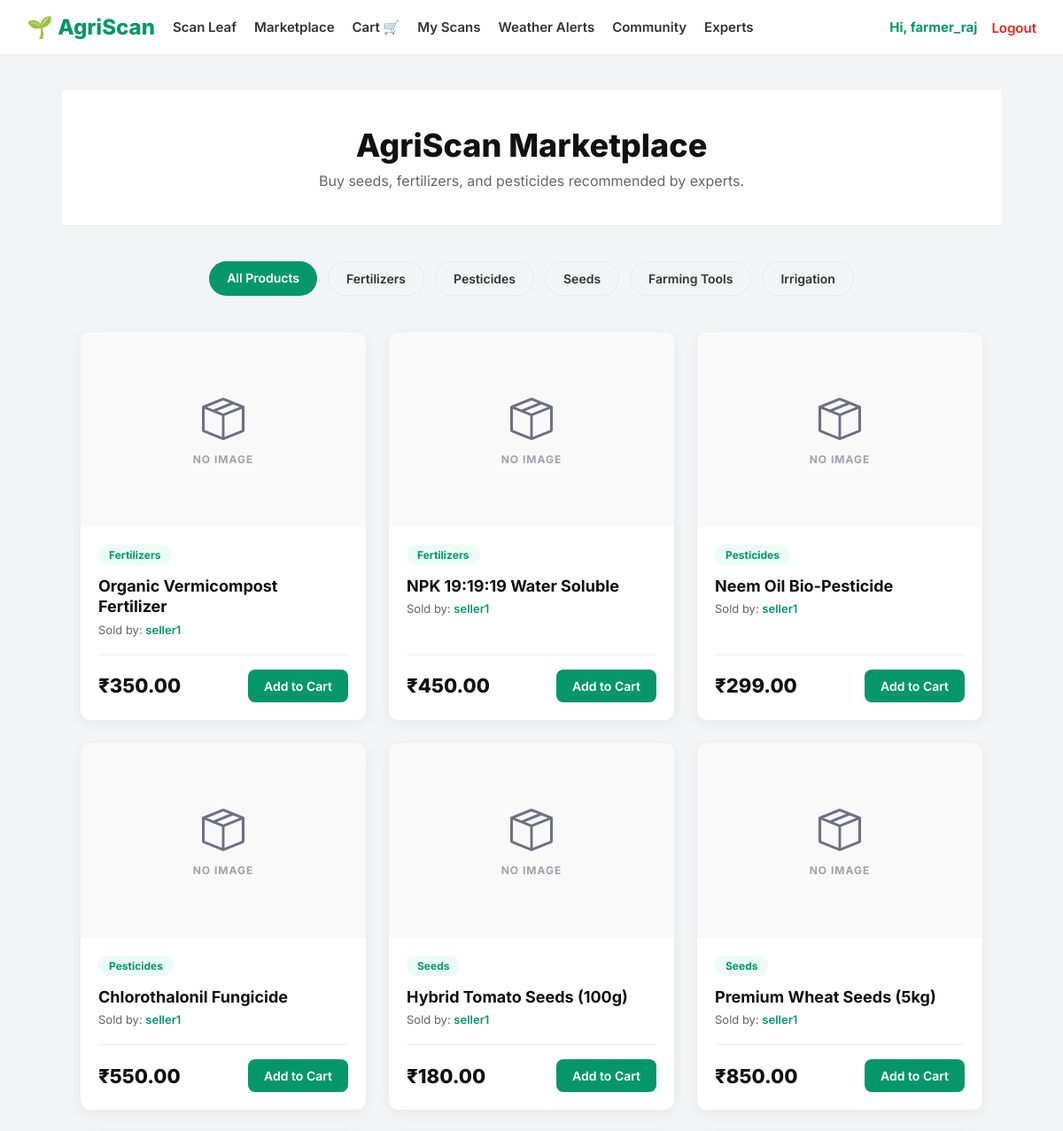
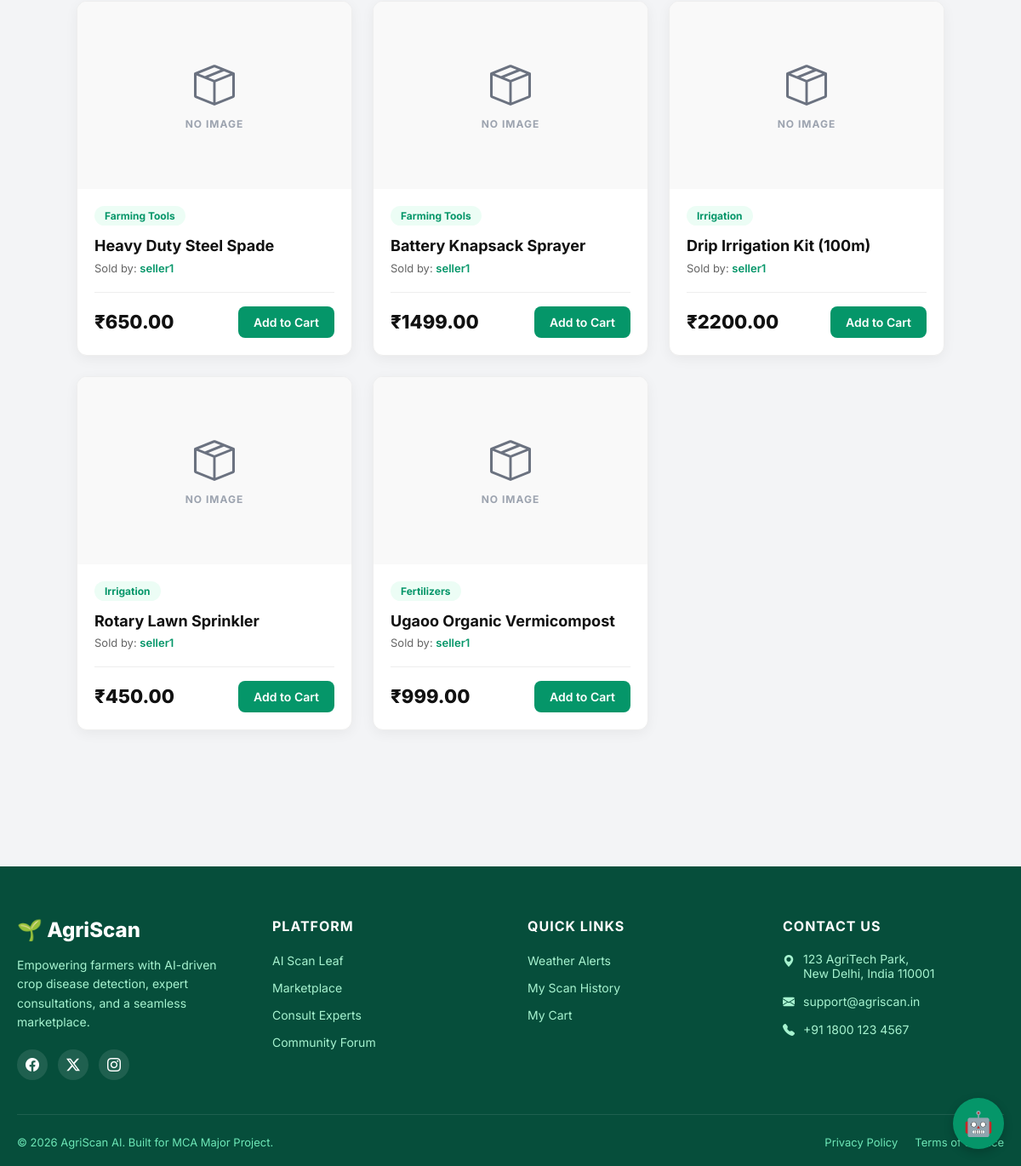
Screenshot of /marketplace/ (signed in) with the database file from the repository (2 pictures, top to bottom).
### accounts/models.py (models this page shows)
class User(AbstractUser):
    ROLE_CHOICES = (
        ('farmer', 'Farmer'),
        ('agronomist', 'Agronomist'),
        ('seller', 'Seller'),
        ('admin', 'Admin'),
    )
    role = models.CharField(max_length=20, choices=ROLE_CHOICES, default='farmer')
    phone = models.CharField(max_length=15, blank=True)

### marketplace/models.py (models this page shows, shortened)
class Category(models.Model):
    name = models.CharField(max_length=100)

class Product(models.Model):
    seller = models.ForeignKey(User, on_delete=models.CASCADE, limit_choices_to={'role': 'seller'})
    category = models.ForeignKey(Category, on_delete=models.CASCADE)
    name = models.CharField(max_length=200)
    description = models.TextField()
    price = models.DecimalField(max_digits=8, decimal_places=2)
    stock = models.PositiveIntegerField(default=0)
    image = models.ImageField(upload_to='products/', blank=True, null=True)

### marketplace/views.py (the view)
# urls.py: path('', views.store, name='store'),
def store(request):
    products = Product.objects.all()
    categories = Category.objects.all()
    category_id = request.GET.get('category')
    if category_id:
        products = products.filter(category_id=category_id)
    return render(request, 'marketplace/store.html', {'products': products, 'categories': categories})

### templates/marketplace/store.html (shortened to what this page needs)
{% extends "base.html" %}
{% block content %}
<div style="background: white; padding: 40px 20px; text-align: center; border-bottom: 1px solid #eee; margin-bottom: 40px;">
    <h1 style="font-size: 36px; font-weight: 800; color: #111; margin-bottom: 8px;">AgriScan Marketplace</h1>
    <p style="font-size: 16px; color: #666;">Buy seeds, fertilizers, and pesticides recommended by experts.</p>
</div>
<div style="max-width: 1200px; margin: 0 auto; padding: 0 20px;">
    <div style="display: flex; gap: 12px; justify-content: center; margin-bottom: 40px; flex-wrap: wrap;">
        <a href="{% url 'store' %}" style="padding: 10px 20px; border-radius: 30px; text-decoration: none; font-weight: 600; font-size: 14px; {% if not request.GET.category %}background: #059669; color: white;{% else %}background: #F3F4F6; color: #333; border: 1px solid #E5E7EB;{% endif %}">All Products</a>
        {% for cat in categories %}
            <a href="?category={{ cat.id }}" style="padding: 10px 20px; border-radius: 30px; text-decoration: none; font-weight: 600; font-size: 14px; {% if request.GET.category == cat.id|stringformat:'s' %}background: #059669; color: white;{% else %}background: #F3F4F6; color: #333; border: 1px solid #E5E7EB;{% endif %}">{{ cat.name }}</a>
        {% endfor %}
    </div>
    <div class="product-grid">
        {% for product in products %}
            <div class="product-card">
                <div class="product-image-box">
                    <div id="fallback-{{ product.id }}" style="display: {% if product.image %}none{% else %}flex{% endif %}; flex-direction: column; align-items: center; justify-content: center; color: #9CA3AF; z-index: 1;">
                        <i class="bi bi-box-seam" style="font-size: 48px; margin-bottom: 8px; color: #6B7280;"></i>
                        <span style="font-size: 12px; font-weight: 700; text-transform: uppercase; letter-spacing: 1px;">No Image</span>
                    </div>
                </div>
                <div class="product-details">
                    <span style="display: inline-block; background: #ECFDF5; color: #059669; font-size: 12px; font-weight: 700; padding: 4px 12px; border-radius: 20px; margin-bottom: 12px; width: fit-content;">{{ product.category.name }}</span>
                    <h3 style="font-size: 18px; font-weight: 700; color: #111; margin-bottom: 6px; line-height: 1.3;">{{ product.name }}</h3>
                    <p style="font-size: 13px; color: #666; margin-bottom: 20px;">Sold by: <span style="font-weight: 600; color: #059669;">{{ product.seller.username }}</span></p>
                    <div style="display: flex; justify-content: space-between; align-items: center; border-top: 1px solid #eee; padding-top: 16px; margin-top: auto;">
                        <span style="font-size: 22px; font-weight: 800; color: #111;">₹{{ product.price }}</span>
                        <a href="{% url 'add_to_cart' product.id %}" style="background: #059669; color: white; text-decoration: none; padding: 10px 18px; border-radius: 8px; font-weight: 600; font-size: 14px;">Add to Cart</a>
                    </div>
                </div>
            </div>
        {% endfor %}
    </div>
</div>
{% endblock %}

### templates/base.html (shortened to what this page needs)
{% load static %}
<!DOCTYPE html>
<html lang="en">
<head>
    <link href="https://cdn.jsdelivr.net/npm/bootstrap-icons@1.11.0/font/bootstrap-icons.css" rel="stylesheet">
    <link rel="stylesheet" href="{% static 'css/style.css' %}">
</head>
<body>
<nav class="navbar" style="background: white; border-bottom: 1px solid #eee; box-shadow: 0 2px 10px rgba(0,0,0,0.02);">
    <div class="nav-container" style="display: flex; justify-content: space-between; align-items: center; width: 100%; max-width: 1400px; margin: 0 auto; padding: 16px 30px; box-sizing: border-box; gap: 20px;">
        <div style="display: flex; align-items: center; gap: 20px; flex-shrink: 1; overflow: hidden;">
            <a href="/" class="brand" style="font-size: 24px; font-weight: 800; color: #059669; text-decoration: none; white-space: nowrap; flex-shrink: 0;">
                🌱 AgriScan
            </a>
            <div class="nav-links" style="display: flex; align-items: center; gap: 20px; white-space: nowrap;">
                {% if user.is_authenticated %}
                    {% if user.is_superuser or user.role == 'admin' %}
                        <a href="{% url 'admin_dashboard' %}" style="font-size: 15px; font-weight: 600; color: #333; text-decoration: none;">Analytics</a>
                        {% if user.is_superuser %}
                            <a href="/admin/" target="_blank" style="font-size: 15px; font-weight: 600; color: #333; text-decoration: none;">Django Admin ⚙️</a>
                        {% endif %}
                    {% elif user.role == 'seller' %}
                        <a href="{% url 'seller_dashboard' %}" style="font-size: 15px; font-weight: 600; color: #333; text-decoration: none;">Seller Dashboard</a>
                        <a href="{% url 'store' %}" style="font-size: 15px; font-weight: 600; color: #333; text-decoration: none;">View Store</a>
                    {% elif user.role == 'agronomist' %}
                        <a href="{% url 'agronomist_dashboard' %}" style="font-size: 15px; font-weight: 600; color: #333; text-decoration: none;">My Consultations</a>
                    {% else %}
                        <a href="{% url 'home' %}" style="font-size: 15px; font-weight: 600; color: #333; text-decoration: none;">Scan Leaf</a>
                        <a href="{% url 'store' %}" style="font-size: 15px; font-weight: 600; color: #333; text-decoration: none;">Marketplace</a>
                        <a href="{% url 'view_cart' %}" style="font-size: 15px; font-weight: 600; color: #333; text-decoration: none; display: flex; align-items: center; gap: 4px;">Cart 🛒</a>
                        <a href="{% url 'history' %}" style="font-size: 15px; font-weight: 600; color: #333; text-decoration: none;">My Scans</a>
                        <a href="{% url 'weather_dashboard' %}" style="font-size: 15px; font-weight: 600; color: #333; text-decoration: none;">Weather Alerts</a>
                        <a href="{% url 'forum_list' %}" style="font-size: 15px; font-weight: 600; color: #333; text-decoration: none;">Community</a>
                        <a href="{% url 'expert_list' %}" style="font-size: 15px; font-weight: 600; color: #333; text-decoration: none;">Experts</a>
                    {% endif %}
                {% endif %}
            </div>
        </div>
        <div style="display: flex; align-items: center; gap: 16px; white-space: nowrap; flex-shrink: 0; margin-left: 20px;">
            {% if user.is_authenticated %}
                <span style="font-size: 15px; font-weight: 700; color: #059669;">
                    Hi, {{ user.username }}
                </span>
                <form method="post" action="{% url 'logout' %}" style="margin: 0;">
                    <button type="submit" style="background: none; border: none; cursor: pointer; font-family: inherit; font-size: 15px; font-weight: 600; color: #dc2626; padding: 0;">Logout</button>
                </form>
            {% endif %}
        </div>
    </div>
</nav>
<main class="container">
    {% block content %}{% endblock %}
</main>
<footer style="background: #064E3B; color: #D1FAE5; padding: 60px 0 20px 0; margin-top: 60px; font-family: 'Inter', sans-serif;">
    <div style="max-width: 1200px; margin: 0 auto; padding: 0 20px;">
        <div style="display: grid; grid-template-columns: repeat(auto-fit, minmax(200px, 1fr)); gap: 40px; margin-bottom: 40px;">
            <div>
                <a href="{% url 'home' %}" style="display: flex; align-items: center; gap: 8px; font-size: 24px; font-weight: 800; color: white; text-decoration: none; margin-bottom: 16px;">
                    🌱 AgriScan
                </a>
                <p style="font-size: 14px; line-height: 1.6; color: #A7F3D0; margin-bottom: 20px;">
                    Empowering farmers with AI-driven crop disease detection, expert consultations, and a seamless marketplace.
                </p>
                <div style="display: flex; gap: 12px;">
                    <a href="#" style="color: white; background: rgba(255,255,255,0.1); width: 36px; height: 36px; display: flex; align-items: center; justify-content: center; border-radius: 50%; text-decoration: none;"><i class="bi bi-facebook"></i></a>
                    <a href="#" style="color: white; background: rgba(255,255,255,0.1); width: 36px; height: 36px; display: flex; align-items: center; justify-content: center; border-radius: 50%; text-decoration: none;"><i class="bi bi-twitter-x"></i></a>
                    <a href="#" style="color: white; background: rgba(255,255,255,0.1); width: 36px; height: 36px; display: flex; align-items: center; justify-content: center; border-radius: 50%; text-decoration: none;"><i class="bi bi-instagram"></i></a>
                </div>
            </div>
            <div>
                <h4 style="color: white; font-size: 16px; font-weight: 700; margin-bottom: 20px; text-transform: uppercase; letter-spacing: 1px;">Platform</h4>
                <ul style="list-style: none; padding: 0; margin: 0; display: flex; flex-direction: column; gap: 12px;">
                    <li><a href="{% url 'home' %}" style="color: #A7F3D0; text-decoration: none; font-size: 14px;">AI Scan Leaf</a></li>
                    <li><a href="{% url 'store' %}" style="color: #A7F3D0; text-decoration: none; font-size: 14px;">Marketplace</a></li>
                    <li><a href="{% url 'expert_list' %}" style="color: #A7F3D0; text-decoration: none; font-size: 14px;">Consult Experts</a></li>
                    <li><a href="{% url 'forum_list' %}" style="color: #A7F3D0; text-decoration: none; font-size: 14px;">Community Forum</a></li>
                </ul>
            </div>
            <div>
                <h4 style="color: white; font-size: 16px; font-weight: 700; margin-bottom: 20px; text-transform: uppercase; letter-spacing: 1px;">Quick Links</h4>
                <ul style="list-style: none; padding: 0; margin: 0; display: flex; flex-direction: column; gap: 12px;">
                    <li><a href="{% url 'weather_dashboard' %}" style="color: #A7F3D0; text-decoration: none; font-size: 14px;">Weather Alerts</a></li>
                    <li><a href="{% url 'history' %}" style="color: #A7F3D0; text-decoration: none; font-size: 14px;">My Scan History</a></li>
                    <li><a href="{% url 'view_cart' %}" style="color: #A7F3D0; text-decoration: none; font-size: 14px;">My Cart</a></li>
                </ul>
            </div>
            <div>
                <h4 style="color: white; font-size: 16px; font-weight: 700; margin-bottom: 20px; text-transform: uppercase; letter-spacing: 1px;">Contact Us</h4>
                <ul style="list-style: none; padding: 0; margin: 0; display: flex; flex-direction: column; gap: 16px; font-size: 14px; color: #A7F3D0;">
                    <li style="display: flex; gap: 10px; align-items: flex-start;">
                        <i class="bi bi-geo-alt-fill" style="margin-top: 2px;"></i>
                        <span>123 AgriTech Park,<br>New Delhi, India 110001</span>
                    </li>
                    <li style="display: flex; gap: 10px; align-items: center;">
                        <i class="bi bi-envelope-fill"></i>
                        <span>support@agriscan.in</span>
                    </li>
                    <li style="display: flex; gap: 10px; align-items: center;">
                        <i class="bi bi-telephone-fill"></i>
                        <span>+91 1800 123 4567</span>
                    </li>
                </ul>
            </div>
        </div>
        <div style="border-top: 1px solid rgba(255,255,255,0.1); padding-top: 24px; display: flex; justify-content: space-between; align-items: center; flex-wrap: wrap; gap: 16px; font-size: 13px; color: #6EE7B7;">
            <p style="margin: 0;">&copy; 2026 AgriScan AI. Built for MCA Major Project.</p>
            <div style="display: flex; gap: 20px;">
                <a href="#" style="color: #6EE7B7; text-decoration: none;">Privacy Policy</a>
                <a href="#" style="color: #6EE7B7; text-decoration: none;">Terms of Service</a>
            </div>
        </div>
    </div>
</footer>
{% if '/login/' not in request.path and '/register/' not in request.path %}
<div id="chatbot-btn" style="position: fixed; bottom: 20px; right: 20px; background: #059669; color: white; width: 60px; height: 60px; border-radius: 50%; display: flex; align-items: center; justify-content: center; font-size: 28px; cursor: pointer; box-shadow: 0 4px 12px rgba(0,0,0,0.2); z-index: 1000;">
    🤖
</div>
{% endif %}
</body>
</html>

### static/css/style.css (style rules this page uses)
:root { --primary: #059669; --primary-dark: #047857; --bg: #F3F4F6; --card-bg: #FFFFFF; --text-main: #111827; --text-muted: #6B7280; --border: #E5E7EB; --shadow: 0 10px 25px rgba(0,0,0,0.05); }
* { box-sizing: border-box; margin: 0; padding: 0; }
body { font-family: 'Inter', sans-serif; background: var(--bg); color: var(--text-main); display: flex; flex-direction: column; min-height: 100vh; }
.container { max-width: 1100px; margin: 0 auto; padding: 40px 20px; flex: 1; }
.navbar { background: var(--card-bg); box-shadow: 0 2px 10px rgba(0,0,0,0.05); position: sticky; top: 0; z-index: 100; }
.nav-container { max-width: 1100px; margin: 0 auto; padding: 16px 20px; display: flex; justify-content: space-between; align-items: center; }
.brand { font-size: 22px; font-weight: 800; color: var(--primary); text-decoration: none; }
.nav-links { display: flex; gap: 24px; align-items: center; }
.nav-links a { text-decoration: none; color: var(--text-main); font-weight: 500; font-size: 15px; }

### templates/base.html (style rules this page uses)
body { display: flex; flex-direction: column; min-height: 100vh; margin: 0; }
main { flex: 1 0 auto; }

### templates/marketplace/store.html (style rules this page uses)
.product-grid { display: grid; grid-template-columns: repeat(3, 1fr); gap: 24px; margin-bottom: 60px; }
.product-card { background: white; border-radius: 12px; overflow: hidden; box-shadow: 0 4px 15px rgba(0,0,0,0.05); border: 1px solid #eee; display: flex; flex-direction: column; transition: transform 0.2s; }
.product-image-box { height: 220px; width: 100%; position: relative; background: #f9f9f9; overflow: hidden; display: flex; align-items: center; justify-content: center; }
.product-details { padding: 20px; display: flex; flex-direction: column; flex: 1; }

### rows the page displays
User: username "farmer_raj"
Category: name "Fertilizers"
Category: name "Pesticides"
Category: name "Seeds"
Category: name "Farming Tools"
Category: name "Irrigation"
Product: category.name "Fertilizers", name "Organic Vermicompost Fertilizer", seller.username "seller1", price "350.00"
Product: category.name "Fertilizers", name "NPK 19:19:19 Water Soluble", seller.username "seller1", price "450.00"
Product: category.name "Pesticides", name "Neem Oil Bio-Pesticide", seller.username "seller1", price "299.00"
Product: category.name "Pesticides", name "Chlorothalonil Fungicide", seller.username "seller1", price "550.00"
Product: category.name "Seeds", name "Hybrid Tomato Seeds (100g)", seller.username "seller1", price "180.00"
Product: category.name "Seeds", name "Premium Wheat Seeds (5kg)", seller.username "seller1", price "850.00"
Product: category.name "Farming Tools", name "Heavy Duty Steel Spade", seller.username "seller1", price "650.00"
Product: category.name "Farming Tools", name "Battery Knapsack Sprayer", seller.username "seller1", price "1499.00"
Product: category.name "Irrigation", name "Drip Irrigation Kit (100m)", seller.username "seller1", price "2200.00"
Product: category.name "Irrigation", name "Rotary Lawn Sprinkler", seller.username "seller1", price "450.00"
Product: category.name "Fertilizers", name "Ugaoo Organic Vermicompost", seller.username "seller1", price "999.00"
